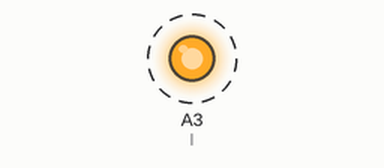
Bench run of a sketch on a simulated Arduino Uno, built with avr-gcc and run on an emulated ATmega328P. On the bench: output pins drawn as LEDs (lit = HIGH). Dashed ring = blinking.

Above: at 0.2 s.
Timing chart, 0 to 3.0 s (numbered marks = the images above):
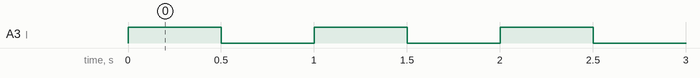

Measured:
- by itself, A3 (l): alternates HIGH for 0.50 s and LOW for 0.50 s

The sketch:

LED_BLINK.ino
```cpp
const int l=A3;

void setup() {
  pinMode(l,OUTPUT);
}

void loop() {
  digitalWrite(l,HIGH);
  delay(500);
  digitalWrite(l,LOW);
  delay(500);
}
```
